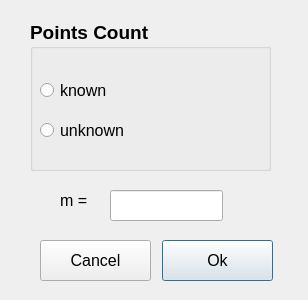
<?xml version="1.0" encoding="UTF-8"?>
<ui version="4.0">
 <class>Dialog</class>
 <widget class="QDialog" name="Dialog">
  <property name="geometry">
   <rect>
    <x>0</x>
    <y>0</y>
    <width>308</width>
    <height>300</height>
   </rect>
  </property>
  <property name="sizePolicy">
   <sizepolicy hsizetype="Minimum" vsizetype="Minimum">
    <horstretch>0</horstretch>
    <verstretch>0</verstretch>
   </sizepolicy>
  </property>
  <property name="minimumSize">
   <size>
    <width>308</width>
    <height>300</height>
   </size>
  </property>
  <property name="maximumSize">
   <size>
    <width>308</width>
    <height>300</height>
   </size>
  </property>
  <property name="windowTitle">
   <string>multi root</string>
  </property>
  <widget class="QGroupBox" name="groupBox">
   <property name="geometry">
    <rect>
     <x>30</x>
     <y>20</y>
     <width>241</width>
     <height>151</height>
    </rect>
   </property>
   <property name="font">
    <font>
     <pointsize>14</pointsize>
     <weight>75</weight>
     <bold>true</bold>
    </font>
   </property>
   <property name="title">
    <string>Points Count</string>
   </property>
   <widget class="QRadioButton" name="radioButton">
    <property name="geometry">
     <rect>
      <x>10</x>
      <y>60</y>
      <width>95</width>
      <height>20</height>
     </rect>
    </property>
    <property name="font">
     <font>
      <pointsize>12</pointsize>
      <weight>50</weight>
      <bold>false</bold>
     </font>
    </property>
    <property name="text">
     <string>known</string>
    </property>
   </widget>
   <widget class="QRadioButton" name="radioButton_2">
    <property name="geometry">
     <rect>
      <x>10</x>
      <y>100</y>
      <width>111</width>
      <height>20</height>
     </rect>
    </property>
    <property name="font">
     <font>
      <pointsize>12</pointsize>
      <weight>50</weight>
      <bold>false</bold>
     </font>
    </property>
    <property name="text">
     <string>unknown</string>
    </property>
   </widget>
  </widget>
  <widget class="QLineEdit" name="lineEdit">
   <property name="geometry">
    <rect>
     <x>110</x>
     <y>190</y>
     <width>113</width>
     <height>31</height>
    </rect>
   </property>
  </widget>
  <widget class="QLabel" name="label">
   <property name="geometry">
    <rect>
     <x>60</x>
     <y>190</y>
     <width>41</width>
     <height>21</height>
    </rect>
   </property>
   <property name="font">
    <font>
     <pointsize>12</pointsize>
    </font>
   </property>
   <property name="text">
    <string>m = </string>
   </property>
  </widget>
  <widget class="QPushButton" name="pushButton">
   <property name="geometry">
    <rect>
     <x>162</x>
     <y>240</y>
     <width>111</width>
     <height>41</height>
    </rect>
   </property>
   <property name="font">
    <font>
     <pointsize>12</pointsize>
    </font>
   </property>
   <property name="text">
    <string>Ok</string>
   </property>
  </widget>
  <widget class="QPushButton" name="pushButton_2">
   <property name="geometry">
    <rect>
     <x>40</x>
     <y>240</y>
     <width>111</width>
     <height>41</height>
    </rect>
   </property>
   <property name="font">
    <font>
     <pointsize>12</pointsize>
    </font>
   </property>
   <property name="text">
    <string>Cancel</string>
   </property>
  </widget>
 </widget>
 <resources/>
 <connections/>
</ui>
